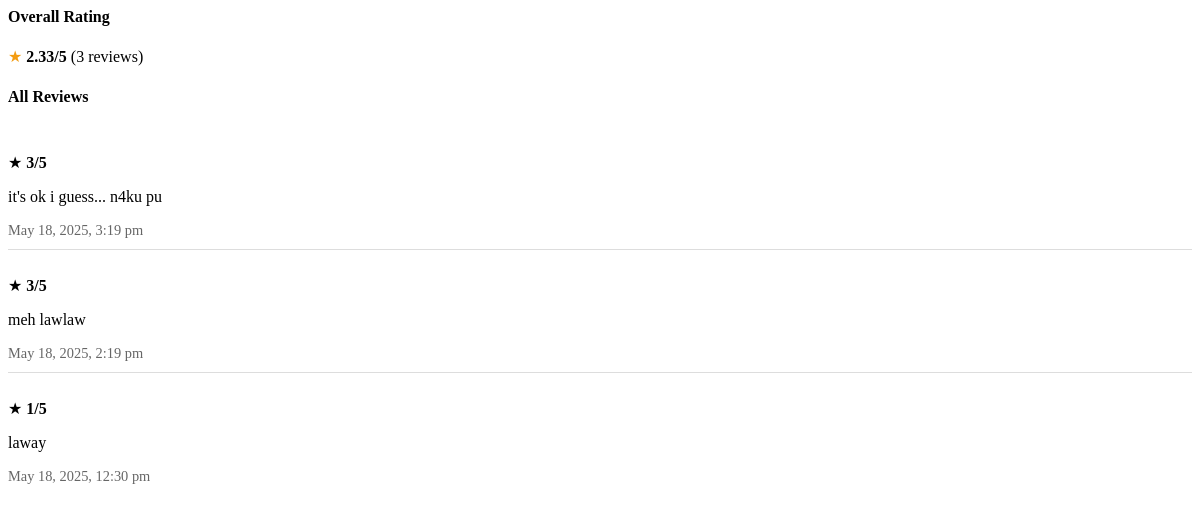
Screenshot of /ratings.php (signed in) with the database file from the repository.
### tables this page shows
CREATE TABLE `ratings` (
  `id` int(10) UNSIGNED NOT NULL,
  `freelancer_id` int(10) UNSIGNED NOT NULL,
  `commissioner_id` int(10) UNSIGNED NOT NULL,
  `rating` int(11) NOT NULL CHECK (`rating` >= 1 and `rating` <= 5),
  `comment` text DEFAULT NULL,
  `created_at` datetime DEFAULT current_timestamp()
);

### ratings.php (the view, shortened to what this page needs)
<?php
require 'db.php';
$logged_in_user_id = $_SESSION['user_id'];
$role = $_SESSION['role'];
if ($role === 'freelancer') {
    $freelancer_id = $logged_in_user_id;
} elseif ($role === 'commissioner' && isset($_SESSION['view_profile_id'])) {
    $freelancer_id = (int)$_SESSION['view_profile_id'];
    $can_rate = $freelancer_id !== $logged_in_user_id;
} else {
    exit('<p>Error: no freelancer selected.</p>');
}
$stmt = $conn->prepare("
  SELECT COUNT(*) AS total_reviews, ROUND(AVG(rating),2) AS avg_score
  FROM ratings
  WHERE freelancer_id = ?
");
$stmt->bind_param('i', $freelancer_id);
$stmt->execute();
$stmt->bind_result($total_reviews, $avg_score);
$list = $conn->prepare("
  SELECT rating, comment, created_at
  FROM ratings
  WHERE freelancer_id = ?
  ORDER BY created_at DESC
");
$list->bind_param('i', $freelancer_id);
$list->execute();
$res = $list->get_result();
?>
<div class="ratings-summary">
  <h4>Overall Rating</h4>
  <?php if ($total_reviews > 0): ?>
    <p>
      <span class="star">★</span>
      <strong><?= $avg_score ?>/5</strong>
      (<?= $total_reviews ?> review<?= $total_reviews > 1 ? 's' : '' ?>)
    </p>
  <?php else: ?>
    <p><span class="star">★</span> No reviews yet.</p>
  <?php endif; ?>
</div>
<?php if ($res->num_rows): ?>
  <div class="all-reviews">
    <h4>All Reviews</h4>
    <?php while ($row = $res->fetch_assoc()): ?>
      <div class="review">
        <p>
          <span class="star">★</span>
          <strong><?= intval($row['rating']) ?>/5</strong>
        </p>
        <?php if (trim($row['comment'])): ?>
          <p><?= nl2br(htmlspecialchars($row['comment'])) ?></p>
        <?php endif; ?>
        <div class="date">
          <?= date("F j, Y, g:i a", strtotime($row['created_at'])) ?>
        </div>
      </div>
    <?php endwhile; ?>
  </div>
<?php endif; ?>

### ratings.php (style rules this page uses)
.ratings-summary { margin-bottom:20px; }
.ratings-summary .star { color: #f39c12; }
.review { border-bottom:1px solid #ddd; padding:10px 0; }
.review:last-child { border:none; }
.review .date { color:#666; font-size:0.9em; }

### rows the page displays
ratings: rating "3", comment "it's ok i guess... n4ku pu", created_at "May 18, 2025, 3:19 pm"
ratings: rating "3", comment "meh lawlaw", created_at "May 18, 2025, 2:19 pm"
ratings: rating "1", comment "laway", created_at "May 18, 2025, 12:30 pm"

### other values shown
$avg_score "2.33"
$total_reviews "3"
